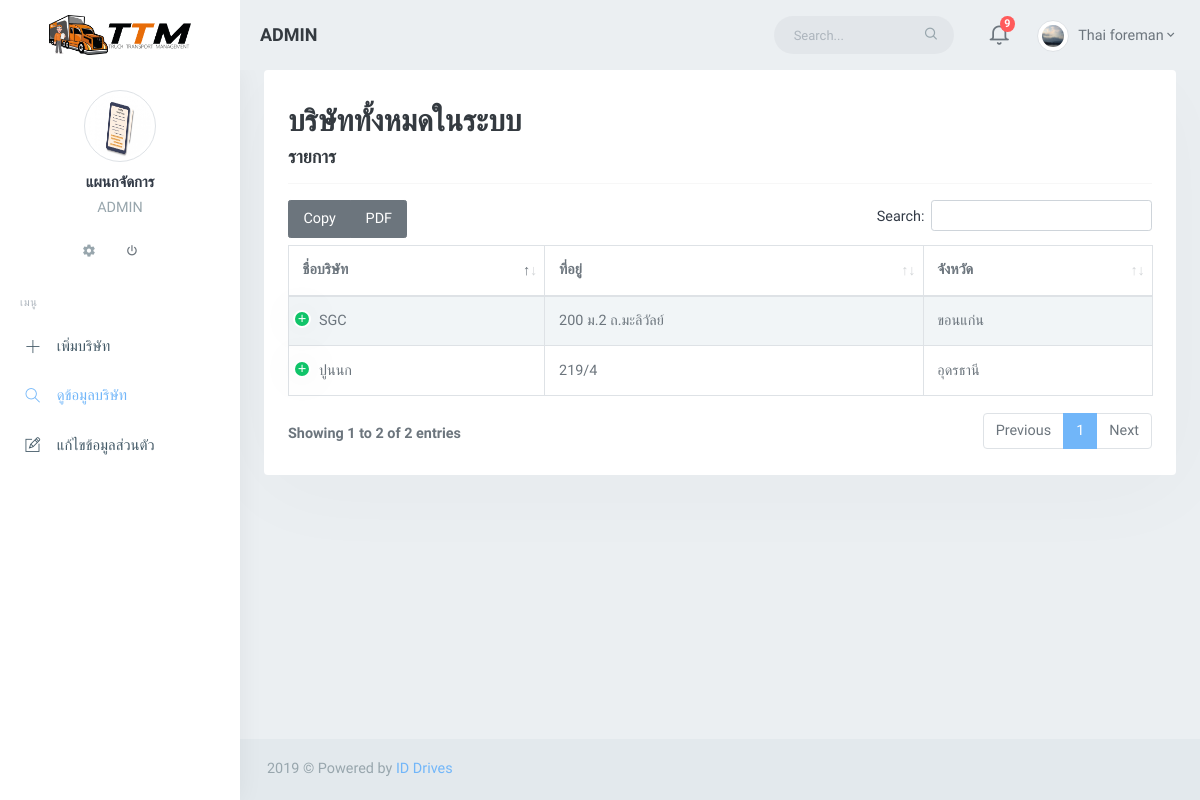
/admin_allcompany.php (signed in), run on the app's committed database.
### tables this page shows
CREATE TABLE `user` (
  `user_name` varchar(100) NOT NULL,
  `user_username` varchar(100) NOT NULL,
  `user_password` varchar(100) NOT NULL,
  `ad_id` int(3) NOT NULL,
  `user_id` int(100) NOT NULL,
  `ut_id` int(3) NOT NULL,
  `image` varchar(255) NOT NULL
);

CREATE TABLE `company` (
  `user_id` int(10) NOT NULL,
  `company_zone` varchar(100) NOT NULL,
  `company_name` text NOT NULL,
  `company_tex` int(20) NOT NULL,
  `company_tel` varchar(100) NOT NULL,
  `company_address` text NOT NULL,
  `company_province` varchar(30) NOT NULL,
  `company_amphur` varchar(50) NOT NULL,
  `company_tumbon` varchar(50) NOT NULL,
  `company_zip` int(5) NOT NULL,
  `company_date_add` datetime NOT NULL
);

CREATE TABLE `province` (
  `id` int(5) NOT NULL,
  `code` varchar(2) NOT NULL,
  `name_th` varchar(150) NOT NULL,
  `name_en` varchar(150) NOT NULL,
  `geography_id` int(5) NOT NULL DEFAULT '0'
);

### admin_allcompany.php (the view, shortened to what this page needs)
<?php
include("connectdb.php");
?>
<!DOCTYPE html>
<html lang="th">
<head>
    <link href="assets/libs/datatables/dataTables.bootstrap4.css" rel="stylesheet" type="text/css" />
    <link href="assets/libs/datatables/responsive.bootstrap4.css" rel="stylesheet" type="text/css" />
    <link href="assets/libs/datatables/buttons.bootstrap4.css" rel="stylesheet" type="text/css" />
    <link href="assets/libs/datatables/select.bootstrap4.css" rel="stylesheet" type="text/css" />
    <link rel="stylesheet" href="assets/libs/sweetalert2/sweetalert2.min.css">
    <link href="assets/css/bootstrap.min.css" rel="stylesheet" type="text/css" />
    <link href="assets/css/icons.min.css" rel="stylesheet" type="text/css" />
    <link href="assets/css/app.min.css" rel="stylesheet" type="text/css" />
</head>
<?php
include("admin_addcounter_topbar.php");
?>
<body>
    <div id="wrapper">
        <?php
        include("admin_addcounter_left_sidebar.php");
        ?>
        <div class="content-page">
            <div class="content">
                <div class="container-fluid">
                    <div class="row">
                        <div class="col-xl-12 col-md-12">
                            <div class="card-box">
                                <h2 class="">บริษัททั้งหมดในระบบ</h2>
                                <h4>รายการ</h4>
                                <hr />
                                <table id="datatable-buttons" class="table table-striped table-bordered dt-responsive nowrap">
                                    <thead>
                                        <tr>
                                            <th>ชื่อบริษัท</th>
                                            <th>ที่อยู่</th>
                                            <th>จังหวัด</th>
                                        </tr>
                                    </thead>
                                    <tbody>
                                        <?php
                                        $sql = "SELECT company.user_id,company.company_zone,company.company_name,company.company_province,company.company_tumbon,
                                                company.company_amphur,company.company_address,province.id,province.name_th AS province_th,amphur.id, amphur.name_th
                                                as amphur_name, tumbon.id,tumbon.name_th
                                                as tumbon_name  FROM company JOIN province ON company.company_province = province.id
                                                JOIN amphur ON company.company_amphur = amphur.id
                                                JOIN tumbon ON company.company_tumbon = tumbon.id
                                                where 1 order BY company.user_id ASC";
                                        $query = mysqli_query($con, $sql) or die("Database selection failed: " . mysqli_error($con));
                                        while ($result = mysqli_fetch_array($query, MYSQLI_ASSOC)) {
                                        ?>
                                            <tr>
                                                <td><?php echo $result['company_name'] ?></td>
                                                <td><?php echo $result['company_address'] ?></td>
                                                <td><?php echo $result['province_th'] ?></td>
                                            </tr>
                                        <?PHP
                                        }
                                        ?>
                                    </tbody>
                                </table>
                            </div>
                        </div>
                    </div>
                </div>
            </div>
            <footer class="footer">
                <div class="container-fluid">
                    <div class="row">
                        <div class="col-md-6">
                            2019 &copy; Powered by <a href="#">ID Drives</a>
                        </div>
                    </div>
                </div>
            </footer>
        </div>
</body>
</html>

### admin_addcounter_topbar.php (shortened to what this page needs)
<?php
require("connectdb.php");
?>
 <?php
           $query = "SELECT * FROM user WHERE  user_id = '$_SESSION[user_id]'";
           $res = mysqli_query($con,$query);
           while ($row = mysqli_fetch_array($res)){
?>
                <div class="navbar-custom">
                    <ul class="list-unstyled topnav-menu float-right mb-0">
                        <li class="d-none d-sm-block">
                            <form class="app-search">
                                <div class="app-search-box">
                                    <div class="input-group">
                                        <input type="text" class="form-control" placeholder="Search...">
                                        <div class="input-group-append">
                                            <button class="btn" type="submit">
                                                <i class="fe-search"></i>
                                            </button>
                                        </div>
                                    </div>
                                </div>
                            </form>
                        </li>
                        <li class="dropdown notification-list">
                            <a class="nav-link dropdown-toggle  waves-effect" data-toggle="dropdown" href="#" role="button" aria-haspopup="false" aria-expanded="false">
                                <i class="fe-bell noti-icon"></i>
                                <span class="badge badge-danger rounded-circle noti-icon-badge">9</span>
                            </a>
                        </li>
                        <li class="dropdown notification-list">
                            <a class="nav-link dropdown-toggle nav-user mr-0 waves-effect" data-toggle="dropdown" href="#" role="button" aria-haspopup="false" aria-expanded="false">
                            <img  src="assets/images/users/<?php echo $row["image"];?>" class="rounded-circle img-thumbnail avatar-lg">
                                <span class="pro-user-name ml-1">
                                <?php echo $row["user_name"];?><i class="mdi mdi-chevron-down"></i>
                                </span>
                            </a>
                        </li>
                    </ul>
                    <div class="logo-box">
                        <a href="index.html" class="logo text-center">
                            <span class="logo-lg">
                                <img src="assets/images/logo.png" alt="" height="40">
                            </span>
                        </a>
                    </div>
                    <ul class="list-unstyled topnav-menu topnav-menu-left m-0">
                        <li>
                            <h4 class="page-title-main">ADMIN</h4>
                        </li>
                    </ul>
                </div>
<?php
    }
?>

### admin_addcounter_left_sidebar.php (shortened to what this page needs)
<?php
include("connectdb.php");
           $query = "SELECT * FROM user WHERE   ad_id = '$_SESSION[ad_id]'";
           $res = mysqli_query($con,$query);
           while ($row = mysqli_fetch_array($res)){
?>
<div class="left-side-menu">
<div class="slimscroll-menu">
    <div class="user-box text-center">
        <img  src="assets/images/users/<?php echo $row["image"];?>" class="rounded-circle img-thumbnail avatar-lg">
        <div class="dropdown">
            <a href="#" class="text-dark dropdown-toggle h5 mt-2 mb-1 d-block">
            <?php echo $row["user_name"];?></a>
        </div>
        <p class="text-muted">ADMIN</p>
        <ul class="list-inline">
            <li class="list-inline-item">
                <a href="setting_counter.php" class="text-muted">
                    <i class="mdi mdi-settings"></i>
                </a>
            </li>
            <li class="list-inline-item">
            <a href="logout.php" name="logout" type="submit"  class="dropdown-item notify-item">
                    <i class="mdi mdi-power"></i>
                </a>
            </li>
        </ul>
    </div>
    <div id="sidebar-menu">
        <ul class="metismenu" id="side-menu">
            <li class="menu-title">เมนู</li>
            <li>
                <a href="admin_addcompany.php">
                    <i class="ti-plus"></i>
                    <span> เพิ่มบริษัท </span>
                </a>
            </li>
            <li>
                <a href="admin_allcompany.php">
                    <i class="ti-search"></i>
                    <span> ดูข้อมูลบริษัท </span>
                </a>
            </li>
             <li>
                <a href="setting_counter.php">
                    <i class="ti-pencil-alt"></i>
                    <span> แก้ไขข้อมูลส่วนตัว </span>
                </a>
            </li>
                    </div>
    </div>
</div>
</div>
<?php
           }
           ?>

### data on the page
user: image (picture), user_name "Thai foreman"
user: image (picture), user_name "แผนกจัดการ"
company: company_name "SGC", company_address "200 ม.2 ถ.มะลิวัลย์", province.name_th "ขอนแก่น"
company: company_name "ปูนนก", company_address "219/4", province.name_th "อุดรธานี"
